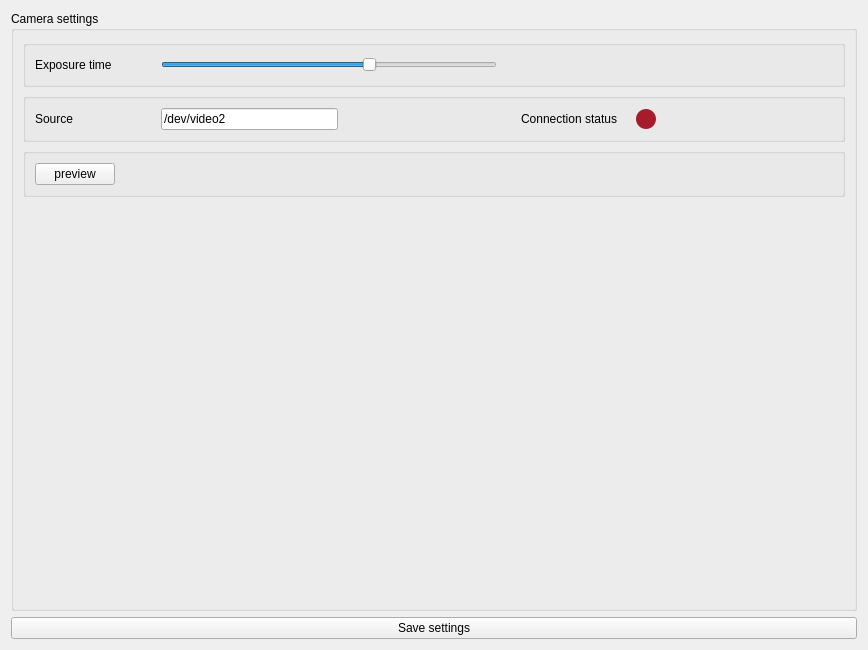
<?xml version="1.0" encoding="UTF-8"?>
<ui version="4.0">
 <class>Form</class>
 <widget class="QWidget" name="Form">
  <property name="geometry">
   <rect>
    <x>0</x>
    <y>0</y>
    <width>868</width>
    <height>650</height>
   </rect>
  </property>
  <property name="sizePolicy">
   <sizepolicy hsizetype="Expanding" vsizetype="Expanding">
    <horstretch>0</horstretch>
    <verstretch>0</verstretch>
   </sizepolicy>
  </property>
  <property name="windowTitle">
   <string>Venus USB2.0 camera settings</string>
  </property>
  <layout class="QGridLayout" name="gridLayout">
   <item row="2" column="0">
    <widget class="QPushButton" name="cameraSave">
     <property name="text">
      <string>Save settings</string>
     </property>
    </widget>
   </item>
   <item row="0" column="0">
    <widget class="QGroupBox" name="groupBox_general">
     <property name="title">
      <string>Camera settings</string>
     </property>
     <layout class="QVBoxLayout" name="verticalLayout">
      <item>
       <widget class="QGroupBox" name="exposureBox">
        <property name="title">
         <string/>
        </property>
        <layout class="QHBoxLayout" name="horizontalLayout_2">
         <item>
          <widget class="QLabel" name="exposureText">
           <property name="sizePolicy">
            <sizepolicy hsizetype="Fixed" vsizetype="Fixed">
             <horstretch>0</horstretch>
             <verstretch>0</verstretch>
            </sizepolicy>
           </property>
           <property name="minimumSize">
            <size>
             <width>120</width>
             <height>0</height>
            </size>
           </property>
           <property name="text">
            <string>Exposure time</string>
           </property>
          </widget>
         </item>
         <item>
          <widget class="QSlider" name="cameraExposure">
           <property name="maximum">
            <number>8</number>
           </property>
           <property name="pageStep">
            <number>1</number>
           </property>
           <property name="value">
            <number>5</number>
           </property>
           <property name="sliderPosition">
            <number>5</number>
           </property>
           <property name="orientation">
            <enum>Qt::Horizontal</enum>
           </property>
          </widget>
         </item>
         <item>
          <spacer name="horizontalSpacer">
           <property name="orientation">
            <enum>Qt::Horizontal</enum>
           </property>
           <property name="sizeHint" stdset="0">
            <size>
             <width>40</width>
             <height>20</height>
            </size>
           </property>
          </spacer>
         </item>
        </layout>
       </widget>
      </item>
      <item>
       <widget class="QGroupBox" name="sourceBox">
        <property name="title">
         <string/>
        </property>
        <layout class="QHBoxLayout" name="horizontalLayout">
         <item>
          <widget class="QLabel" name="sourceText">
           <property name="sizePolicy">
            <sizepolicy hsizetype="Fixed" vsizetype="Fixed">
             <horstretch>0</horstretch>
             <verstretch>0</verstretch>
            </sizepolicy>
           </property>
           <property name="minimumSize">
            <size>
             <width>120</width>
             <height>0</height>
            </size>
           </property>
           <property name="text">
            <string>Source</string>
           </property>
          </widget>
         </item>
         <item>
          <widget class="QLineEdit" name="cameraSource">
           <property name="text">
            <string>/dev/video2</string>
           </property>
          </widget>
         </item>
         <item>
          <spacer name="horizontalSpacer_4">
           <property name="orientation">
            <enum>Qt::Horizontal</enum>
           </property>
           <property name="sizeHint" stdset="0">
            <size>
             <width>40</width>
             <height>20</height>
            </size>
           </property>
          </spacer>
         </item>
         <item>
          <widget class="QLabel" name="statusLabel">
           <property name="text">
            <string>Connection status</string>
           </property>
          </widget>
         </item>
         <item>
          <widget class="QLabel" name="sourceLabel">
           <property name="text">
            <string/>
           </property>
          </widget>
         </item>
         <item>
          <widget class="QLabel" name="connectionIndicator">
           <property name="maximumSize">
            <size>
             <width>20</width>
             <height>20</height>
            </size>
           </property>
           <property name="styleSheet">
            <string notr="true">border-radius: 10px;
background-color:rgb(165, 29, 45);
min-height: 20px;
min-width: 20px;</string>
           </property>
           <property name="text">
            <string/>
           </property>
          </widget>
         </item>
         <item>
          <spacer name="horizontalSpacer_2">
           <property name="orientation">
            <enum>Qt::Horizontal</enum>
           </property>
           <property name="sizeHint" stdset="0">
            <size>
             <width>40</width>
             <height>20</height>
            </size>
           </property>
          </spacer>
         </item>
        </layout>
       </widget>
      </item>
      <item>
       <widget class="QGroupBox" name="groupBox">
        <property name="title">
         <string/>
        </property>
        <layout class="QHBoxLayout" name="horizontalLayout_3">
         <item>
          <widget class="QPushButton" name="cameraPreview">
           <property name="text">
            <string>preview</string>
           </property>
          </widget>
         </item>
         <item>
          <spacer name="horizontalSpacer_3">
           <property name="orientation">
            <enum>Qt::Horizontal</enum>
           </property>
           <property name="sizeHint" stdset="0">
            <size>
             <width>713</width>
             <height>20</height>
            </size>
           </property>
          </spacer>
         </item>
        </layout>
       </widget>
      </item>
      <item>
       <spacer name="verticalSpacer">
        <property name="orientation">
         <enum>Qt::Vertical</enum>
        </property>
        <property name="sizeHint" stdset="0">
         <size>
          <width>20</width>
          <height>40</height>
         </size>
        </property>
       </spacer>
      </item>
     </layout>
    </widget>
   </item>
  </layout>
 </widget>
 <resources/>
 <connections/>
</ui>
